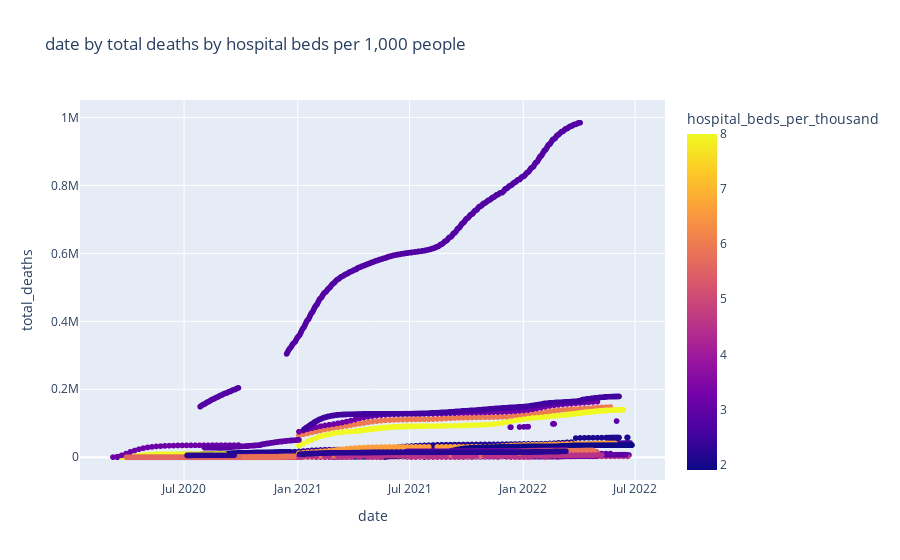
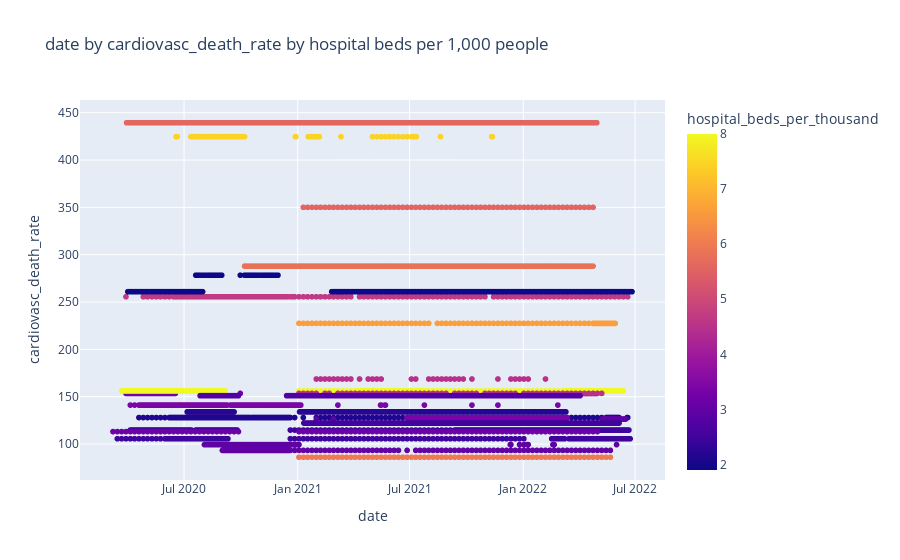

The notebook cell saved with these charts, in order:
### Code cell
#PLOTTING New cases and New deaths overtime for visual refernce of distribution in a timeseries and setting pixelation dimensionality to 12 length units by 6 width units#####

fig = px.scatter(path, x='date', y='total_deaths', color='hospital_beds_per_thousand', title='date by total deaths by hospital beds per 1,000 people')
(figsize:=(12,6))
fig.show()
                 
fig = px.scatter(path, x='date', y='cardiovasc_death_rate', color='hospital_beds_per_thousand', title='date by cardiovasc_death_rate by hospital beds per 1,000 people')
(figsize:=(12,6))
fig.show()

### Figure 1 — Plotly figure (JSON) as saved in the notebook; plotly's stock layout.template omitted (floating-point values rounded to 4 significant figures; data arrays with more than 128 entries replaced by an {"elided": "..."} marker saying what was removed)
{"data": [{"hovertemplate": "date=%{x}<br>total_deaths=%{y}<br>hospital_beds_per_thousand=%{marker.color}<extra></extra>", "legendgroup": "", "marker": {"color": {"elided": "7074 float values"}, "coloraxis": "coloraxis", "symbol": "circle"}, "mode": "markers", "name": "", "showlegend": false, "type": "scattergl", "x": {"elided": "7074 str values"}, "xaxis": "x", "y": {"elided": "7074 int values"}, "yaxis": "y"}], "layout": {"autosize": true, "coloraxis": {"colorbar": {"title": {"text": "hospital_beds_per_thousand"}}, "colorscale": [[0, "#0d0887"], [0.1111, "#46039f"], [0.2222, "#7201a8"], [0.3333, "#9c179e"], [0.4444, "#bd3786"], [0.5556, "#d8576b"], [0.6667, "#ed7953"], [0.7778, "#fb9f3a"], [0.8889, "#fdca26"], [1, "#f0f921"]]}, "legend": {"tracegroupgap": 0}, "title": {"text": "date by total deaths by hospital beds per 1,000 people"}, "xaxis": {"anchor": "y", "autorange": true, "domain": [0, 1], "range": ["2020-01-17 20:47:25.7652", "2022-08-15 03:12:34.2348"], "title": {"text": "date"}, "type": "date"}, "yaxis": {"anchor": "x", "autorange": true, "domain": [0, 1], "range": [-81240.0, 1066000.0], "title": {"text": "total_deaths"}, "type": "linear"}}}

### Figure 2 — Plotly figure (JSON) as saved in the notebook; plotly's stock layout.template omitted (floating-point values rounded to 4 significant figures; data arrays with more than 128 entries replaced by an {"elided": "..."} marker saying what was removed)
{"data": [{"hovertemplate": "date=%{x}<br>cardiovasc_death_rate=%{y}<br>hospital_beds_per_thousand=%{marker.color}<extra></extra>", "legendgroup": "", "marker": {"color": {"elided": "7074 float values"}, "coloraxis": "coloraxis", "symbol": "circle"}, "mode": "markers", "name": "", "showlegend": false, "type": "scattergl", "x": {"elided": "7074 str values"}, "xaxis": "x", "y": {"elided": "7074 float values"}, "yaxis": "y"}], "layout": {"autosize": true, "coloraxis": {"colorbar": {"title": {"text": "hospital_beds_per_thousand"}}, "colorscale": [[0, "#0d0887"], [0.1111, "#46039f"], [0.2222, "#7201a8"], [0.3333, "#9c179e"], [0.4444, "#bd3786"], [0.5556, "#d8576b"], [0.6667, "#ed7953"], [0.7778, "#fb9f3a"], [0.8889, "#fdca26"], [1, "#f0f921"]]}, "legend": {"tracegroupgap": 0}, "title": {"text": "date by cardiovasc_death_rate by hospital beds per 1,000 people"}, "xaxis": {"anchor": "y", "autorange": true, "domain": [0, 1], "range": ["2020-01-17 20:47:25.7652", "2022-08-15 03:12:34.2348"], "title": {"text": "date"}, "type": "date"}, "yaxis": {"anchor": "x", "autorange": true, "domain": [0, 1], "range": [56.9, 468.6], "title": {"text": "cardiovasc_death_rate"}, "type": "linear"}}}
